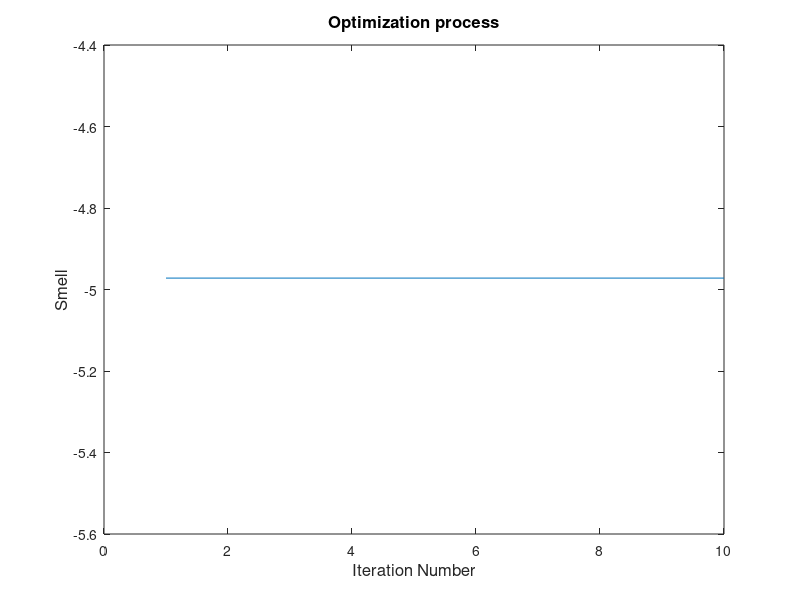
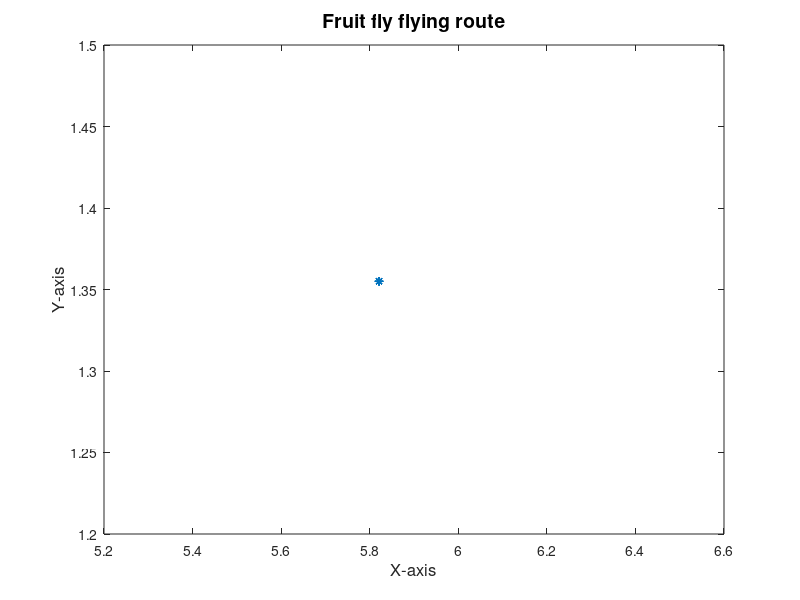

These charts were generated, in order, by the following MATLAB code:
clc
clear
 X_axis=10*rand();
 Y_axis=10*rand();
% X_axis=0;
% Y_axis=10;
generations=10;
population=20;
for i=1:population
   X(i)=X_axis+2*rand()-1;
   Y(i)=Y_axis+2*rand()-1;
   D(i)=(X(i)^2+Y(i)^2)^0.5;
   S(i)=1/D(i);
   Smell(i)=-5+S(i)^2;
end
[bestSmell bestIndex]=min(Smell);
X_axis=X(bestIndex);
Y_axis=Y(bestIndex);
Smellbest=bestSmell
for g=1:generations
    for i=1:population
       X(i)=X_axis+2*rand()-1;
       Y(i)=Y_axis+2*rand()-1;
       D(i)=(X(i)^2+Y(i)^2)^0.5;
       S(i)=1/D(i);
       Smell(i)=-5+S(i)^2;
    end
    [bestSmell bestIndex]=min(Smell);
    if bestSmell>Smellbest
        X_axis=X(bestIndex);
        Y_axis=Y(bestIndex);
        Smellbest=bestSmell;
    end
    yy(g)=Smellbest
    Xbest(g)=X_axis;
    Ybest(g)=Y_axis;
end
%Smellbest
%   Xbest
%   Ybest
% yy
figure(1)
plot(yy)
title('Optimization process','fontsize',12)
xlabel('Iteration Number','fontsize',12);
ylabel('Smell','fontsize',12);
figure(2)
plot(Xbest,Ybest,'*')
title('Fruit fly flying route','fontsize',14)
xlabel('X-axis','fontsize',12);
ylabel('Y-axis','fontsize',12);